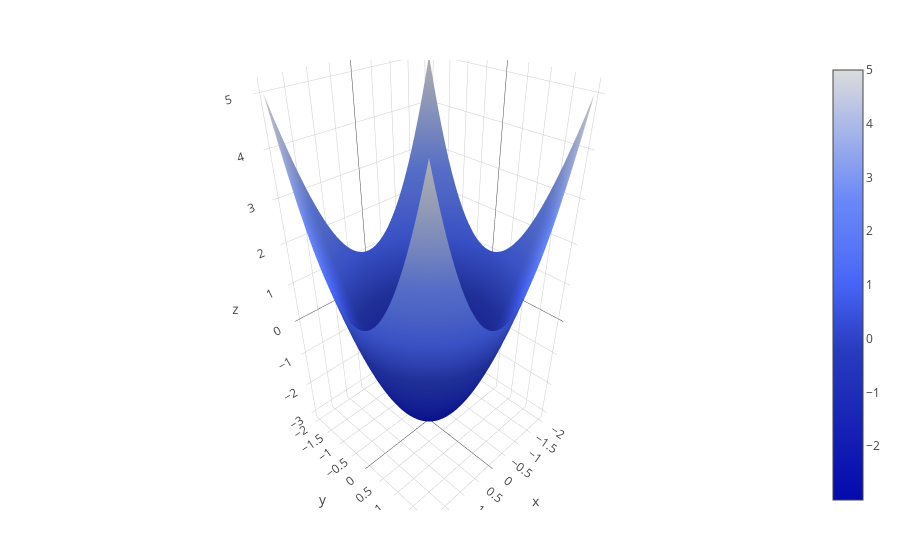

Notebook source saved alongside this figure:
### Code cell
using Plotly
xrange = linspace(-2, 2, 100)
yrange = linspace(-2, 2, 100)
nx = length(xrange)
ny = length(yrange)
xgrid = repmat(xrange',ny,1)
ygrid = repmat(yrange,1,nx)
data_f = zeros(nx,ny)
data_radial = zeros(nx,ny)
for i in 1:nx
    for j in 1:ny
        data_f[i,j] = twoDimensionalQuadratic([xrange[i] ; yrange[j]])
        data_radial[i,j] = gamma_twoDimensionalQuadratic([xrange[i] ; yrange[j]])
    end
end
trace1 = surface(x=xrange, y=yrange, z=data_f, colorscale="Blues")
traceRef =scatter3d(;x=[0], y=[0], z=[0], mode="markers", name= "Reference", marker_size=5)
trace2 = surface(x=xrange, y=yrange, z=data_radial, colorscale="Oranges")
PlotlyJS.plot([trace1, traceRef])
